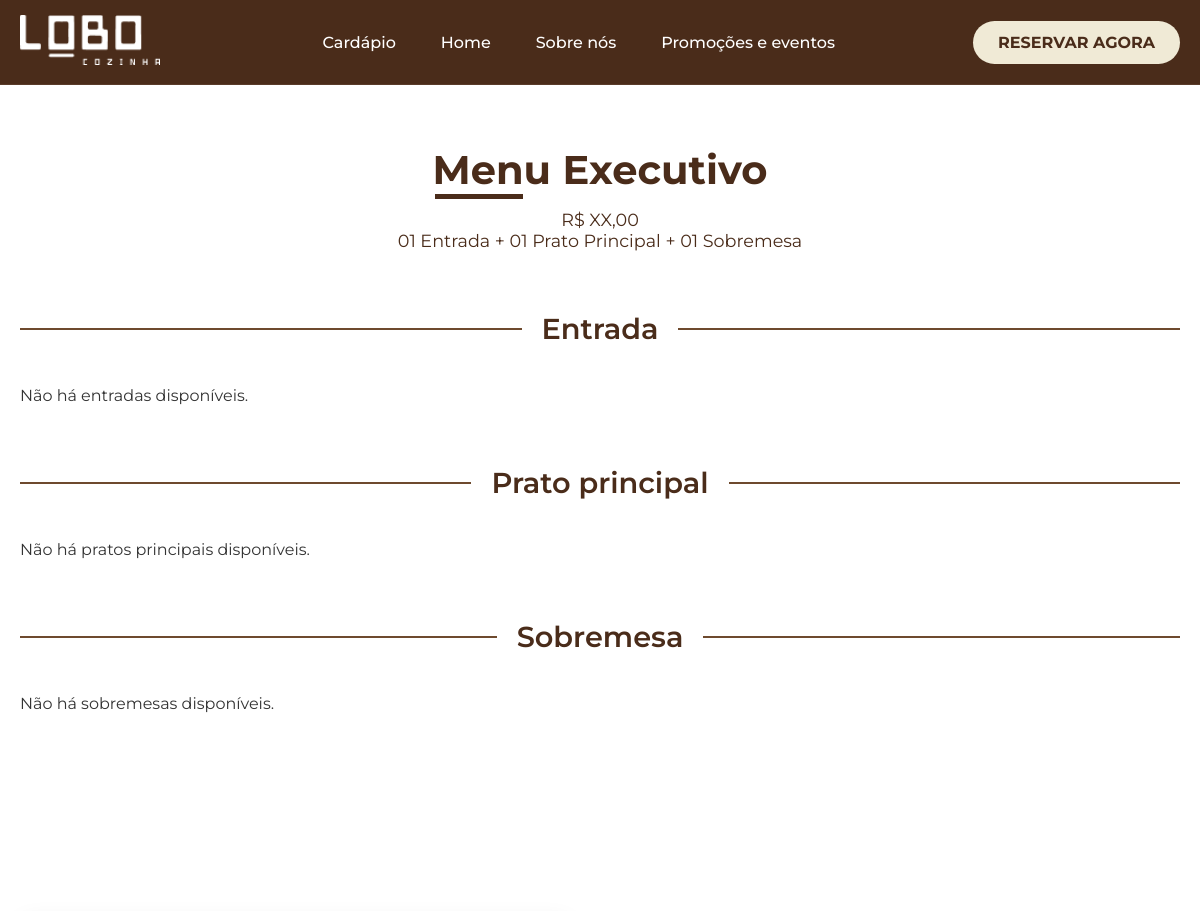
The app's page /executivo/ (upper part), older data.
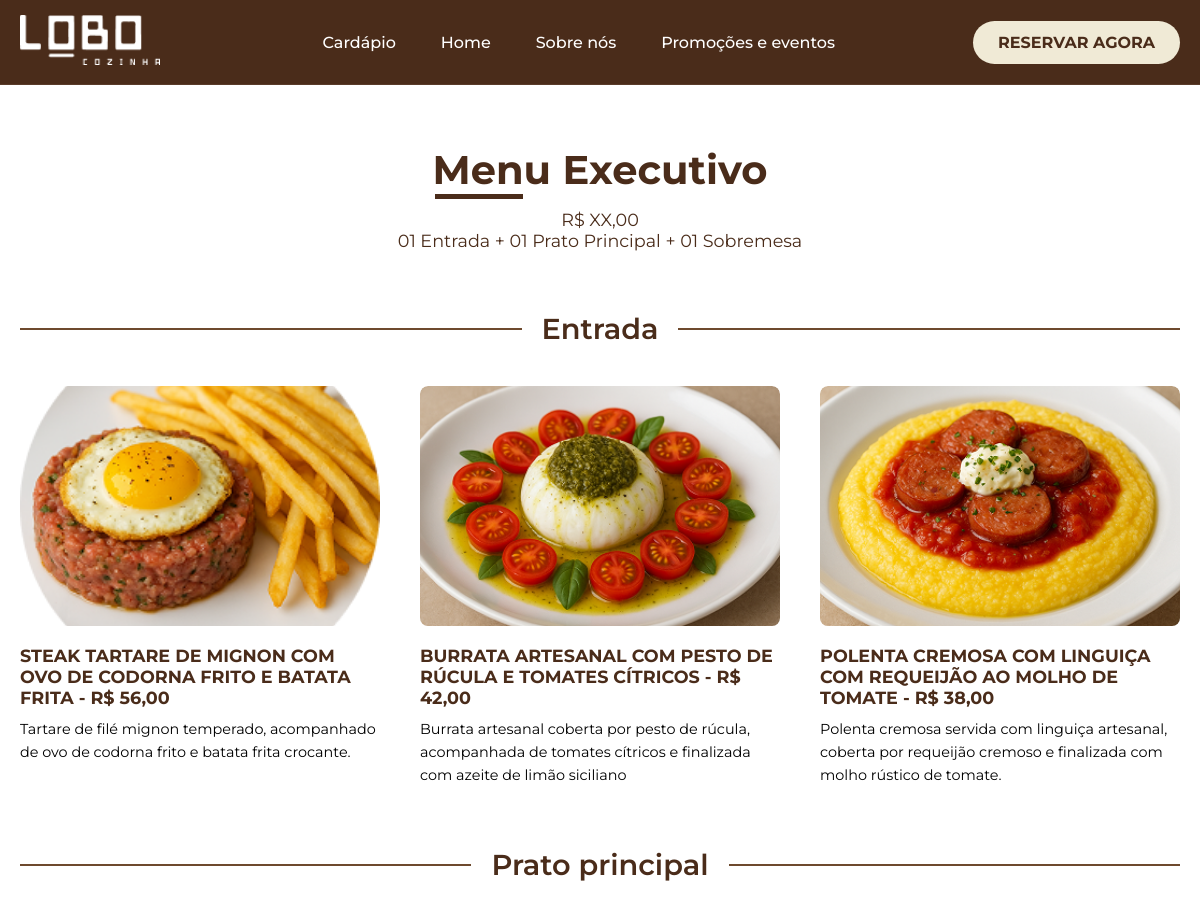
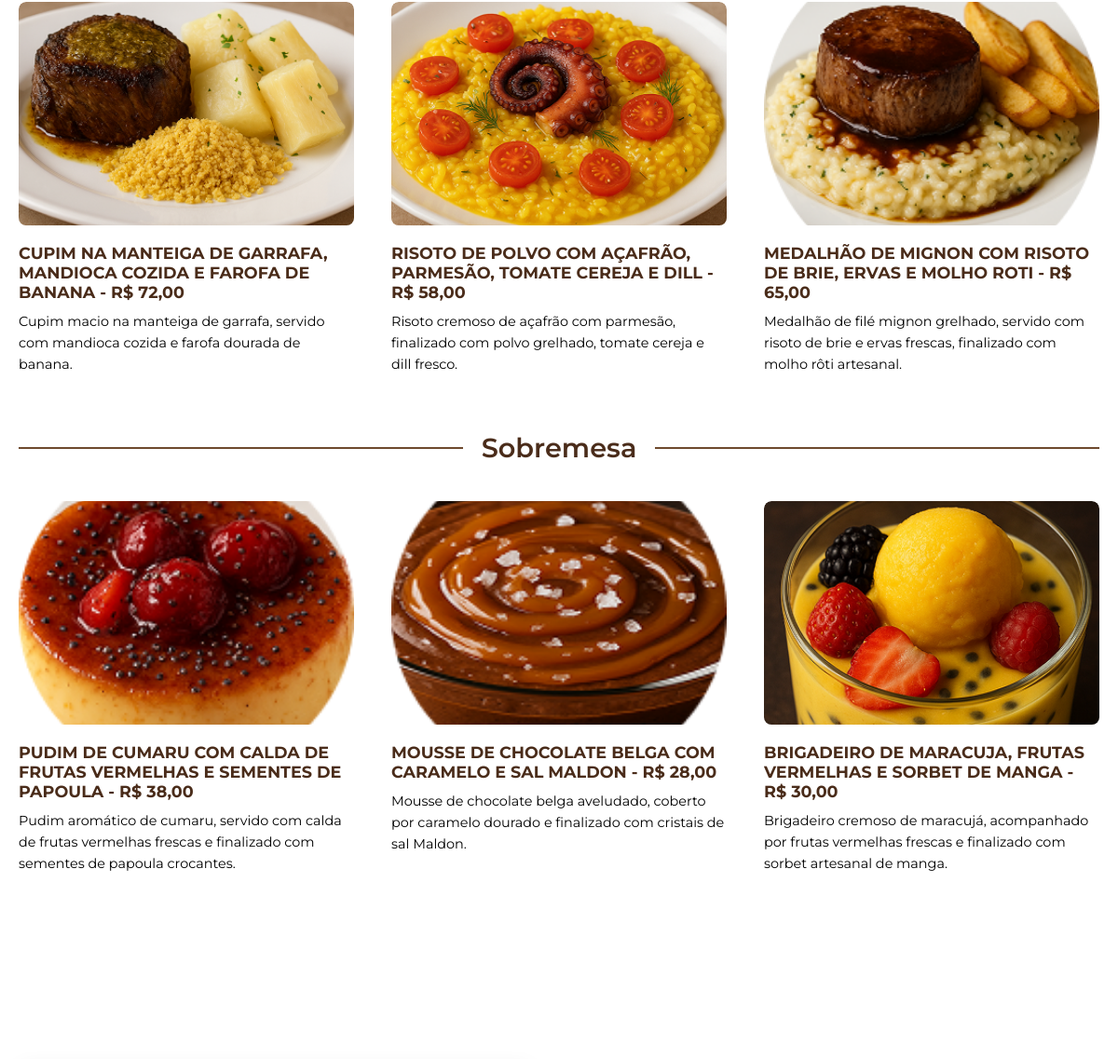
The same page, newer data (2 pictures, top to bottom).
### restaurante/models.py (models this page shows, shortened)
class CardapioItem(models.Model):
    tipo = models.CharField(
        max_length=2,
        choices=TipoPrato.choices
    )
    titulo = models.CharField(max_length=100)
    descricao = models.TextField()
    foto = models.ImageField(upload_to='cardapio/')
    preco = models.DecimalField(max_digits=6, decimal_places=2)
    selecionado = models.BooleanField(default=False)

### restaurante/views.py (the view)
# urls.py: path('executivo/', views.executivo, name='executivo'),
def executivo(request):
    itens_selecionados = CardapioItem.objects.filter(selecionado=True)
    return render(request, 'restaurante/executivo.html', {'itens': itens_selecionados})

### restaurante/templates/restaurante/executivo.html (shortened to what the changed rows need)
{% load static %}
<!DOCTYPE html>
<html lang="pt-BR">
<head>
    <link rel="stylesheet" href="{% static 'styles/executivo.css' %}" />
</head>
<body>
    <main>
        <section class="menu-executivo">
            <div class="container">
                <h1>Menu Executivo</h1>
                <div class="secao-pratos">
                    <h2>Entrada</h2>
                    <div class="pratos-grid">
                        {% for item in itens %}
                            {% if item.tipo == 'EN' %}
                                <div class="prato-card">
                                    {% if item.foto %}
                                        <img src="{{ item.foto.url }}" alt="{{ item.titulo }}" />
                                    {% else %}
                                        <img src="{% static 'media/placeholder.png' %}" alt="Sem imagem" />
                                    {% endif %}
                                    <h3>{{ item.titulo }} - R$ {{ item.preco }}</h3>
                                    <p>{{ item.descricao }}</p>
                                </div>
                            {% endif %}
                        {% empty %}
                            <p>Não há entradas disponíveis.</p>
                        {% endfor %}
                    </div>
                </div>
                <div class="secao-pratos">
                    <h2>Prato principal</h2>
                    <div class="pratos-grid">
                        {% for item in itens %}
                            {% if item.tipo == 'PR' %}
                                <div class="prato-card">
                                    {% if item.foto %}
                                        <img src="{{ item.foto.url }}" alt="{{ item.titulo }}" />
                                    {% else %}
                                        <img src="{% static 'media/placeholder.png' %}" alt="Sem imagem" />
                                    {% endif %}
                                    <h3>{{ item.titulo }} - R$ {{ item.preco }}</h3>
                                    <p>{{ item.descricao }}</p>
                                </div>
                            {% endif %}
                        {% empty %}
                            <p>Não há pratos principais disponíveis.</p>
                        {% endfor %}
                    </div>
                </div>
                <div class="secao-pratos">
                    <h2>Sobremesa</h2>
                    <div class="pratos-grid">
                        {% for item in itens %}
                            {% if item.tipo == 'SO' %}
                                <div class="prato-card">
                                    {% if item.foto %}
                                        <img src="{{ item.foto.url }}" alt="{{ item.titulo }}" />
                                    {% else %}
                                        <img src="{% static 'media/placeholder.png' %}" alt="Sem imagem" />
                                    {% endif %}
                                    <h3>{{ item.titulo }} - R$ {{ item.preco }}</h3>
                                    <p>{{ item.descricao }}</p>
                                </div>
                            {% endif %}
                        {% empty %}
                            <p>Não há sobremesas disponíveis.</p>
                        {% endfor %}
                    </div>
                </div>
            </div>
        </section>
    </main>
</body>
</html>

Row changes from the older to the newer data that the page shows:
now on this page (row edited): CardapioItem: foto (picture), titulo "STEAK TARTARE DE MIGNON COM OVO DE CODORNA FRITO E BATATA FRITA", preco "56,00", descricao "Tartare de filé mignon temperado, acompanhado de ovo de codorna frito e batata frita crocante.", shown under "Entrada"
added CardapioItem: foto (picture), titulo "BURRATA ARTESANAL COM PESTO DE RÚCULA E TOMATES CÍTRICOS", preco "42,00", descricao "Burrata artesanal coberta por pesto de rúcula, acompanhada de tomates cítricos e finalizada com azeite de limão siciliano", shown under "Entrada"
added CardapioItem: foto (picture), titulo "POLENTA CREMOSA COM LINGUIÇA COM REQUEIJÃO AO MOLHO DE TOMATE", preco "38,00", descricao "Polenta cremosa servida com linguiça artesanal, coberta por requeijão cremoso e finalizada com molho rústico de tomate.", shown under "Entrada"
now on this page (row edited): CardapioItem: foto (picture), titulo "CUPIM NA MANTEIGA DE GARRAFA, MANDIOCA COZIDA E FAROFA DE BANANA", preco "72,00", descricao "Cupim macio na manteiga de garrafa, servido com mandioca cozida e farofa dourada de banana.", shown under "Prato principal"
now on this page (row edited): CardapioItem: foto (picture), titulo "RISOTO DE POLVO COM AÇAFRÃO, PARMESÃO, TOMATE CEREJA E DILL", preco "58,00", descricao "Risoto cremoso de açafrão com parmesão, finalizado com polvo grelhado, tomate cereja e dill fresco.", shown under "Prato principal"
now on this page (row edited): CardapioItem: foto (picture), titulo "MEDALHÃO DE MIGNON COM RISOTO DE BRIE, ERVAS E MOLHO ROTI", preco "65,00", descricao "Medalhão de filé mignon grelhado, servido com risoto de brie e ervas frescas, finalizado com molho rôti artesanal.", shown under "Prato principal"
now on this page (row edited): CardapioItem: foto (picture), titulo "PUDIM DE CUMARU COM CALDA DE FRUTAS VERMELHAS E SEMENTES DE PAPOULA", preco "38,00", descricao "Pudim aromático de cumaru, servido com calda de frutas vermelhas frescas e finalizado com sementes de papoula crocantes.", shown under "Sobremesa"
now on this page (row edited): CardapioItem: foto (picture), titulo "MOUSSE DE CHOCOLATE BELGA COM CARAMELO E SAL MALDON", preco "28,00", descricao "Mousse de chocolate belga aveludado, coberto por caramelo dourado e finalizado com cristais de sal Maldon.", shown under "Sobremesa"
now on this page (row edited): CardapioItem: foto (picture), titulo "BRIGADEIRO DE MARACUJA, FRUTAS VERMELHAS E SORBET DE MANGA", preco "30,00", descricao "Brigadeiro cremoso de maracujá, acompanhado por frutas vermelhas frescas e finalizado com sorbet artesanal de manga.", shown under "Sobremesa"
Text that changed along with them:
text no longer shown: "Não há entradas disponíveis. Não há pratos principais disponíveis. Não há sobremesas disponíveis."
